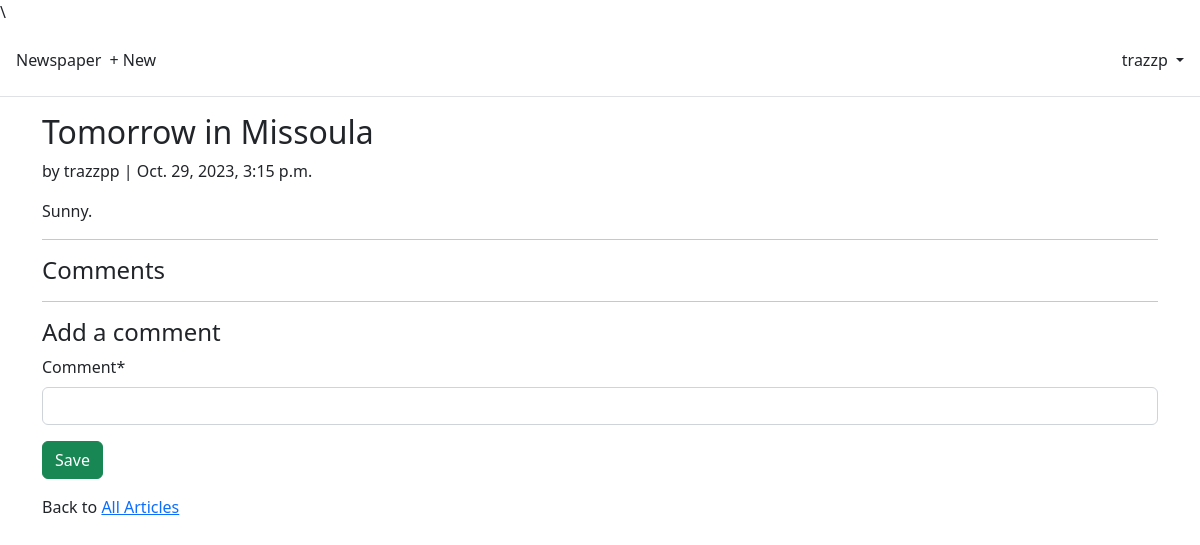
Page /articles/3/ (signed in) on the earlier database version.
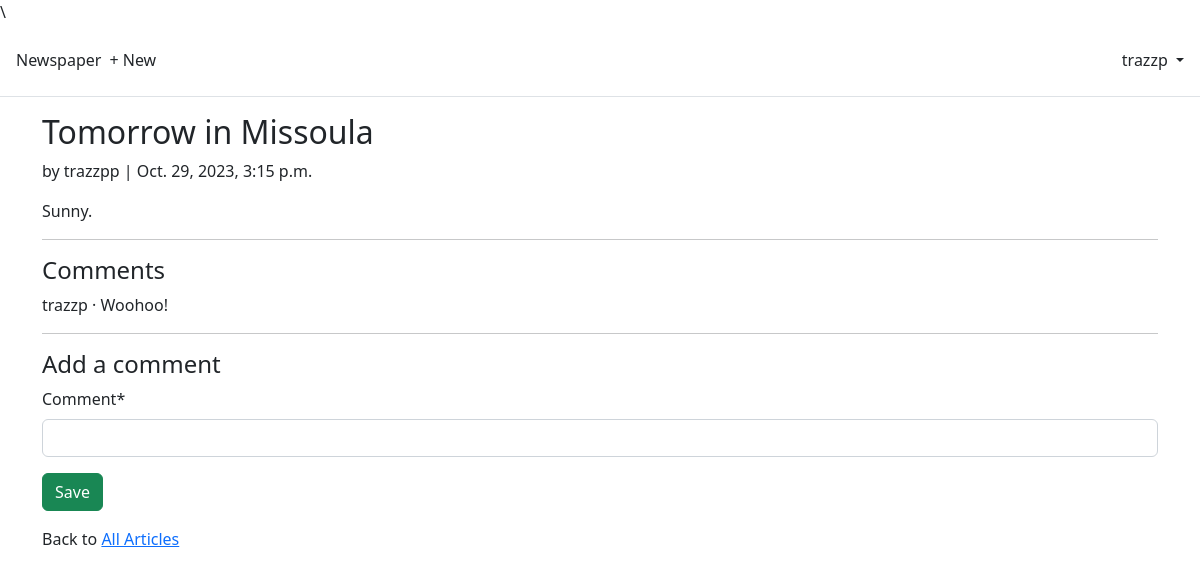
Same page on the later database version.
### articles/models.py (models this page shows, shortened)
class Comment(models.Model):
    article = models.ForeignKey(Article, on_delete=models.CASCADE)
    comment = models.CharField(max_length=140)
    author = models.ForeignKey(
        get_user_model(),
        on_delete=models.CASCADE,
    )
    def __str__(self) -> str:
        return self.comment

### accounts/models.py (models this page shows)
class CustomUser(AbstractUser):
    age = models.PositiveIntegerField(null=True, blank=True)

### articles/views.py (the view, shortened to what this page needs)
# urls.py: path("<int:pk>/", ArticleDetailView.as_view(), name="article_detail"),
class ArticleDetailView(LoginRequiredMixin, View):
    def get(self, request, *args, **kwargs):
        view = CommentGet.as_view()
        return view(request, *args, **kwargs)

### articles/forms.py
class CommentForm(forms.ModelForm):
    class Meta:
        model = Comment
        fields = ("comment",)

### articles/views.py (called while the page is built)
    def get_context_data(self, **kwargs):
        context = super().get_context_data(**kwargs)
        context["form"] = CommentForm()
        return context

### templates/article_detail.html (shortened to what this page needs)
{% extends "base.html" %}
{% load crispy_forms_tags %}
{% block content %}
<div class="article-entry">
    <h2>{{ object.title }}</h2>
    <p>by {{ object.author }} | {{ object.date }}</p>
    <p>{{ object.body }}</p>
</div>
<hr>
<h4>Comments</h4>
{% for comment in article.comment_set.all %}
<p>{{ comment.author }} &middot; {{ comment}}
</p>
{% endfor %}
<hr>
<h4>Add a comment</h4>
<form action="" method="post">{% csrf_token %}
    {{ form|crispy }}
    <button class="btn btn-success ml-2" type="submit">Save</button>
</form>
<div>
    <p>Back to <a href="{% url 'article_list' %}">All Articles</a></p>
</div>
{% endblock content %}

Differences in the rows shown:
added Comment: author "trazzp", comment "Woohoo!"
